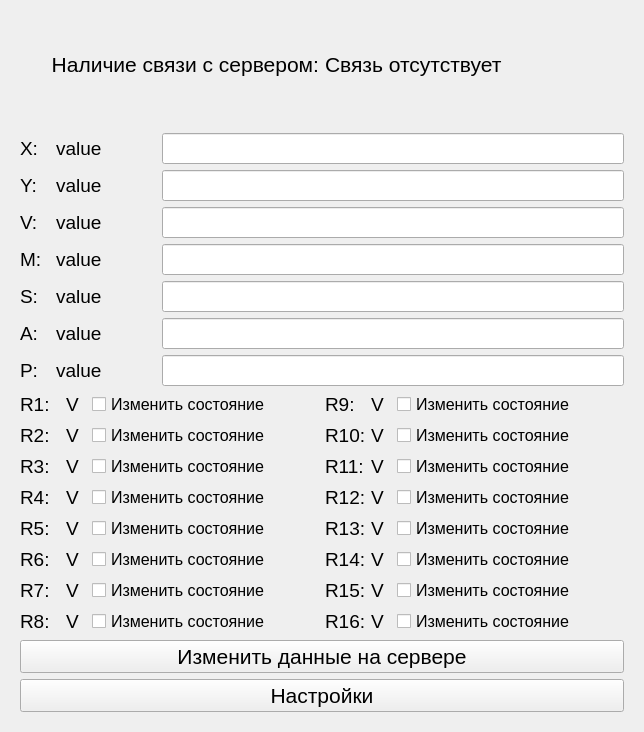
<?xml version="1.0" encoding="UTF-8"?>
<ui version="4.0">
 <class>ClientWidget</class>
 <widget class="QWidget" name="ClientWidget">
  <property name="geometry">
   <rect>
    <x>0</x>
    <y>0</y>
    <width>644</width>
    <height>732</height>
   </rect>
  </property>
  <property name="windowTitle">
   <string>Form</string>
  </property>
  <layout class="QVBoxLayout" name="verticalLayout">
   <item>
    <layout class="QHBoxLayout" name="horizontalLayout">
     <item>
      <widget class="QLabel" name="connection_header">
       <property name="font">
        <font>
         <pointsize>16</pointsize>
        </font>
       </property>
       <property name="text">
        <string>Наличие связи с сервером:</string>
       </property>
       <property name="alignment">
        <set>Qt::AlignRight|Qt::AlignTrailing|Qt::AlignVCenter</set>
       </property>
      </widget>
     </item>
     <item>
      <widget class="QLabel" name="connection_label">
       <property name="font">
        <font>
         <pointsize>16</pointsize>
        </font>
       </property>
       <property name="text">
        <string>Связь отсутствует</string>
       </property>
      </widget>
     </item>
    </layout>
   </item>
   <item>
    <widget class="QWidget" name="clientWidget" native="true">
     <layout class="QVBoxLayout" name="verticalLayout_3">
      <item>
       <layout class="QVBoxLayout" name="control_layout">
        <item>
         <layout class="QVBoxLayout" name="values_layout">
          <item>
           <layout class="QHBoxLayout" name="x_value_layout">
            <item>
             <widget class="QLabel" name="x_label">
              <property name="minimumSize">
               <size>
                <width>30</width>
                <height>0</height>
               </size>
              </property>
              <property name="font">
               <font>
                <pointsize>14</pointsize>
               </font>
              </property>
              <property name="text">
               <string>X:</string>
              </property>
             </widget>
            </item>
            <item>
             <widget class="QLabel" name="x_value_label">
              <property name="minimumSize">
               <size>
                <width>100</width>
                <height>0</height>
               </size>
              </property>
              <property name="font">
               <font>
                <pointsize>14</pointsize>
               </font>
              </property>
              <property name="text">
               <string>value</string>
              </property>
             </widget>
            </item>
            <item>
             <widget class="QLineEdit" name="x_value_edit">
              <property name="font">
               <font>
                <pointsize>14</pointsize>
               </font>
              </property>
             </widget>
            </item>
           </layout>
          </item>
          <item>
           <layout class="QHBoxLayout" name="y_value_layout">
            <item>
             <widget class="QLabel" name="y_label">
              <property name="minimumSize">
               <size>
                <width>30</width>
                <height>0</height>
               </size>
              </property>
              <property name="font">
               <font>
                <pointsize>14</pointsize>
               </font>
              </property>
              <property name="text">
               <string>Y:</string>
              </property>
             </widget>
            </item>
            <item>
             <widget class="QLabel" name="y_value_label">
              <property name="minimumSize">
               <size>
                <width>100</width>
                <height>0</height>
               </size>
              </property>
              <property name="font">
               <font>
                <pointsize>14</pointsize>
               </font>
              </property>
              <property name="text">
               <string>value</string>
              </property>
             </widget>
            </item>
            <item>
             <widget class="QLineEdit" name="y_value_edit">
              <property name="font">
               <font>
                <pointsize>14</pointsize>
               </font>
              </property>
             </widget>
            </item>
           </layout>
          </item>
          <item>
           <layout class="QHBoxLayout" name="v_value_layout">
            <item>
             <widget class="QLabel" name="v_label">
              <property name="minimumSize">
               <size>
                <width>30</width>
                <height>0</height>
               </size>
              </property>
              <property name="font">
               <font>
                <pointsize>14</pointsize>
               </font>
              </property>
              <property name="text">
               <string>V:</string>
              </property>
             </widget>
            </item>
            <item>
             <widget class="QLabel" name="v_value_label">
              <property name="minimumSize">
               <size>
                <width>100</width>
                <height>0</height>
               </size>
              </property>
              <property name="font">
               <font>
                <pointsize>14</pointsize>
               </font>
              </property>
              <property name="text">
               <string>value</string>
              </property>
             </widget>
            </item>
            <item>
             <widget class="QLineEdit" name="v_value_edit">
              <property name="font">
               <font>
                <pointsize>14</pointsize>
               </font>
              </property>
             </widget>
            </item>
           </layout>
          </item>
          <item>
           <layout class="QHBoxLayout" name="m_value_layout">
            <item>
             <widget class="QLabel" name="m_label">
              <property name="minimumSize">
               <size>
                <width>30</width>
                <height>0</height>
               </size>
              </property>
              <property name="font">
               <font>
                <pointsize>14</pointsize>
               </font>
              </property>
              <property name="text">
               <string>M:</string>
              </property>
             </widget>
            </item>
            <item>
             <widget class="QLabel" name="m_value_label">
              <property name="minimumSize">
               <size>
                <width>100</width>
                <height>0</height>
               </size>
              </property>
              <property name="font">
               <font>
                <pointsize>14</pointsize>
               </font>
              </property>
              <property name="text">
               <string>value</string>
              </property>
             </widget>
            </item>
            <item>
             <widget class="QLineEdit" name="m_value_edit">
              <property name="font">
               <font>
                <pointsize>14</pointsize>
               </font>
              </property>
             </widget>
            </item>
           </layout>
          </item>
          <item>
           <layout class="QHBoxLayout" name="s_value_layout">
            <item>
             <widget class="QLabel" name="s_label">
              <property name="minimumSize">
               <size>
                <width>30</width>
                <height>0</height>
               </size>
              </property>
              <property name="font">
               <font>
                <pointsize>14</pointsize>
               </font>
              </property>
              <property name="text">
               <string>S:</string>
              </property>
             </widget>
            </item>
            <item>
             <widget class="QLabel" name="s_value_label">
              <property name="minimumSize">
               <size>
                <width>100</width>
                <height>0</height>
               </size>
              </property>
              <property name="font">
               <font>
                <pointsize>14</pointsize>
               </font>
              </property>
              <property name="text">
               <string>value</string>
              </property>
             </widget>
            </item>
            <item>
             <widget class="QLineEdit" name="s_value_edit">
              <property name="font">
               <font>
                <pointsize>14</pointsize>
               </font>
              </property>
             </widget>
            </item>
           </layout>
          </item>
          <item>
           <layout class="QHBoxLayout" name="a_value_layout">
            <item>
             <widget class="QLabel" name="a_label">
              <property name="minimumSize">
               <size>
                <width>30</width>
                <height>0</height>
               </size>
              </property>
              <property name="font">
               <font>
                <pointsize>14</pointsize>
               </font>
              </property>
              <property name="text">
               <string>A:</string>
              </property>
             </widget>
            </item>
            <item>
             <widget class="QLabel" name="a_value_label">
              <property name="minimumSize">
               <size>
                <width>100</width>
                <height>0</height>
               </size>
              </property>
              <property name="font">
               <font>
                <pointsize>14</pointsize>
               </font>
              </property>
              <property name="text">
               <string>value</string>
              </property>
             </widget>
            </item>
            <item>
             <widget class="QLineEdit" name="a_value_edit">
              <property name="font">
               <font>
                <pointsize>14</pointsize>
               </font>
              </property>
             </widget>
            </item>
           </layout>
          </item>
          <item>
           <layout class="QHBoxLayout" name="p_value_layout">
            <item>
             <widget class="QLabel" name="p_label">
              <property name="minimumSize">
               <size>
                <width>30</width>
                <height>0</height>
               </size>
              </property>
              <property name="font">
               <font>
                <pointsize>14</pointsize>
               </font>
              </property>
              <property name="text">
               <string>P:</string>
              </property>
             </widget>
            </item>
            <item>
             <widget class="QLabel" name="p_value_label">
              <property name="minimumSize">
               <size>
                <width>100</width>
                <height>0</height>
               </size>
              </property>
              <property name="font">
               <font>
                <pointsize>14</pointsize>
               </font>
              </property>
              <property name="text">
               <string>value</string>
              </property>
             </widget>
            </item>
            <item>
             <widget class="QLineEdit" name="p_value_edit">
              <property name="font">
               <font>
                <pointsize>14</pointsize>
               </font>
              </property>
             </widget>
            </item>
           </layout>
          </item>
         </layout>
        </item>
        <item>
         <layout class="QHBoxLayout" name="R_layout">
          <item>
           <layout class="QVBoxLayout" name="R1_R8_layout">
            <item>
             <layout class="QHBoxLayout" name="R1_layout">
              <item>
               <widget class="QLabel" name="R1_label">
                <property name="minimumSize">
                 <size>
                  <width>40</width>
                  <height>0</height>
                 </size>
                </property>
                <property name="maximumSize">
                 <size>
                  <width>40</width>
                  <height>16777215</height>
                 </size>
                </property>
                <property name="font">
                 <font>
                  <pointsize>14</pointsize>
                 </font>
                </property>
                <property name="text">
                 <string>R1:</string>
                </property>
               </widget>
              </item>
              <item>
               <widget class="QLabel" name="R1_val_label">
                <property name="minimumSize">
                 <size>
                  <width>20</width>
                  <height>0</height>
                 </size>
                </property>
                <property name="maximumSize">
                 <size>
                  <width>20</width>
                  <height>16777215</height>
                 </size>
                </property>
                <property name="font">
                 <font>
                  <pointsize>14</pointsize>
                 </font>
                </property>
                <property name="text">
                 <string>V</string>
                </property>
               </widget>
              </item>
              <item>
               <widget class="QCheckBox" name="R1_val_checkbox">
                <property name="font">
                 <font>
                  <pointsize>12</pointsize>
                 </font>
                </property>
                <property name="text">
                 <string>Изменить состояние</string>
                </property>
               </widget>
              </item>
             </layout>
            </item>
            <item>
             <layout class="QHBoxLayout" name="R2_layout">
              <item>
               <widget class="QLabel" name="R2_label">
                <property name="minimumSize">
                 <size>
                  <width>40</width>
                  <height>0</height>
                 </size>
                </property>
                <property name="maximumSize">
                 <size>
                  <width>40</width>
                  <height>16777215</height>
                 </size>
                </property>
                <property name="font">
                 <font>
                  <pointsize>14</pointsize>
                 </font>
                </property>
                <property name="text">
                 <string>R2:</string>
                </property>
               </widget>
              </item>
              <item>
               <widget class="QLabel" name="R2_val_label">
                <property name="minimumSize">
                 <size>
                  <width>20</width>
                  <height>0</height>
                 </size>
                </property>
                <property name="maximumSize">
                 <size>
                  <width>20</width>
                  <height>16777215</height>
                 </size>
                </property>
                <property name="font">
                 <font>
                  <pointsize>14</pointsize>
                 </font>
                </property>
                <property name="text">
                 <string>V</string>
                </property>
               </widget>
              </item>
              <item>
               <widget class="QCheckBox" name="R2_val_checkbox">
                <property name="font">
                 <font>
                  <pointsize>12</pointsize>
                 </font>
                </property>
                <property name="text">
                 <string>Изменить состояние</string>
                </property>
               </widget>
              </item>
             </layout>
            </item>
            <item>
             <layout class="QHBoxLayout" name="R3_layout">
              <item>
               <widget class="QLabel" name="R3_label">
                <property name="minimumSize">
                 <size>
                  <width>40</width>
                  <height>0</height>
                 </size>
                </property>
                <property name="maximumSize">
                 <size>
                  <width>40</width>
                  <height>16777215</height>
                 </size>
                </property>
                <property name="font">
                 <font>
                  <pointsize>14</pointsize>
                 </font>
                </property>
                <property name="text">
                 <string>R3:</string>
                </property>
               </widget>
              </item>
              <item>
               <widget class="QLabel" name="R3_val_label">
                <property name="minimumSize">
                 <size>
                  <width>20</width>
                  <height>0</height>
                 </size>
                </property>
                <property name="maximumSize">
                 <size>
                  <width>20</width>
                  <height>16777215</height>
                 </size>
                </property>
                <property name="font">
                 <font>
                  <pointsize>14</pointsize>
                 </font>
                </property>
                <property name="text">
                 <string>V</string>
                </property>
               </widget>
              </item>
              <item>
               <widget class="QCheckBox" name="R3_val_checkbox">
                <property name="font">
                 <font>
                  <pointsize>12</pointsize>
                 </font>
                </property>
                <property name="text">
                 <string>Изменить состояние</string>
                </property>
               </widget>
              </item>
             </layout>
            </item>
            <item>
             <layout class="QHBoxLayout" name="R4_layout">
              <item>
               <widget class="QLabel" name="R4_label">
                <property name="minimumSize">
                 <size>
                  <width>40</width>
                  <height>0</height>
                 </size>
                </property>
                <property name="maximumSize">
                 <size>
                  <width>40</width>
                  <height>16777215</height>
                 </size>
                </property>
                <property name="font">
                 <font>
                  <pointsize>14</pointsize>
                 </font>
                </property>
                <property name="text">
                 <string>R4:</string>
                </property>
               </widget>
              </item>
              <item>
               <widget class="QLabel" name="R4_val_label">
                <property name="minimumSize">
                 <size>
                  <width>20</width>
                  <height>0</height>
                 </size>
                </property>
                <property name="maximumSize">
                 <size>
                  <width>20</width>
                  <height>16777215</height>
                 </size>
                </property>
                <property name="font">
                 <font>
                  <pointsize>14</pointsize>
                 </font>
                </property>
                <property name="text">
                 <string>V</string>
                </property>
               </widget>
              </item>
              <item>
               <widget class="QCheckBox" name="R4_val_checkbox">
                <property name="font">
                 <font>
                  <pointsize>12</pointsize>
                 </font>
                </property>
                <property name="text">
                 <string>Изменить состояние</string>
                </property>
               </widget>
              </item>
             </layout>
            </item>
            <item>
             <layout class="QHBoxLayout" name="R5_layout">
              <item>
               <widget class="QLabel" name="R5_label">
                <property name="minimumSize">
                 <size>
                  <width>40</width>
                  <height>0</height>
                 </size>
                </property>
                <property name="maximumSize">
                 <size>
                  <width>40</width>
                  <height>16777215</height>
                 </size>
                </property>
                <property name="font">
                 <font>
                  <pointsize>14</pointsize>
                 </font>
                </property>
                <property name="text">
                 <string>R5:</string>
                </property>
               </widget>
              </item>
              <item>
               <widget class="QLabel" name="R5_val_label">
                <property name="minimumSize">
                 <size>
                  <width>20</width>
                  <height>0</height>
                 </size>
                </property>
                <property name="maximumSize">
                 <size>
                  <width>20</width>
                  <height>16777215</height>
                 </size>
                </property>
                <property name="font">
                 <font>
                  <pointsize>14</pointsize>
                 </font>
                </property>
                <property name="text">
                 <string>V</string>
                </property>
               </widget>
              </item>
              <item>
               <widget class="QCheckBox" name="R5_val_checkbox">
                <property name="font">
                 <font>
                  <pointsize>12</pointsize>
                 </font>
                </property>
                <property name="text">
                 <string>Изменить состояние</string>
                </property>
               </widget>
              </item>
             </layout>
            </item>
            <item>
             <layout class="QHBoxLayout" name="R6_layout">
              <item>
               <widget class="QLabel" name="R6_label">
                <property name="minimumSize">
                 <size>
                  <width>40</width>
                  <height>0</height>
                 </size>
                </property>
                <property name="maximumSize">
                 <size>
                  <width>40</width>
                  <height>16777215</height>
                 </size>
                </property>
                <property name="font">
                 <font>
                  <pointsize>14</pointsize>
                 </font>
                </property>
                <property name="text">
                 <string>R6:</string>
                </property>
               </widget>
              </item>
              <item>
               <widget class="QLabel" name="R6_val_label">
                <property name="minimumSize">
                 <size>
                  <width>20</width>
                  <height>0</height>
                 </size>
                </property>
                <property name="maximumSize">
                 <size>
                  <width>20</width>
                  <height>16777215</height>
                 </size>
                </property>
                <property name="font">
                 <font>
                  <pointsize>14</pointsize>
                 </font>
                </property>
                <property name="text">
                 <string>V</string>
                </property>
               </widget>
              </item>
              <item>
               <widget class="QCheckBox" name="R6_val_checkbox">
                <property name="font">
                 <font>
                  <pointsize>12</pointsize>
                 </font>
                </property>
                <property name="text">
                 <string>Изменить состояние</string>
                </property>
               </widget>
              </item>
             </layout>
            </item>
            <item>
             <layout class="QHBoxLayout" name="R7_layout">
              <item>
               <widget class="QLabel" name="R7_label">
                <property name="minimumSize">
                 <size>
                  <width>40</width>
                  <height>0</height>
                 </size>
                </property>
                <property name="maximumSize">
                 <size>
                  <width>40</width>
                  <height>16777215</height>
                 </size>
                </property>
                <property name="font">
                 <font>
                  <pointsize>14</pointsize>
                 </font>
                </property>
                <property name="text">
                 <string>R7:</string>
                </property>
               </widget>
              </item>
              <item>
               <widget class="QLabel" name="R7_val_label">
                <property name="minimumSize">
                 <size>
                  <width>20</width>
                  <height>0</height>
                 </size>
                </property>
                <property name="maximumSize">
                 <size>
                  <width>20</width>
                  <height>16777215</height>
                 </size>
                </property>
                <property name="font">
                 <font>
                  <pointsize>14</pointsize>
                 </font>
                </property>
                <property name="text">
                 <string>V</string>
                </property>
               </widget>
              </item>
              <item>
               <widget class="QCheckBox" name="R7_val_checkbox">
                <property name="font">
                 <font>
                  <pointsize>12</pointsize>
                 </font>
                </property>
                <property name="text">
                 <string>Изменить состояние</string>
                </property>
               </widget>
              </item>
             </layout>
            </item>
            <item>
             <layout class="QHBoxLayout" name="R8_layout">
              <item>
               <widget class="QLabel" name="R8_label">
                <property name="minimumSize">
                 <size>
                  <width>40</width>
                  <height>0</height>
                 </size>
                </property>
                <property name="maximumSize">
                 <size>
                  <width>40</width>
                  <height>16777215</height>
                 </size>
                </property>
                <property name="font">
                 <font>
                  <pointsize>14</pointsize>
                 </font>
                </property>
                <property name="text">
                 <string>R8:</string>
                </property>
               </widget>
              </item>
              <item>
               <widget class="QLabel" name="R8_val_label">
                <property name="minimumSize">
                 <size>
                  <width>20</width>
                  <height>0</height>
                 </size>
                </property>
                <property name="maximumSize">
                 <size>
                  <width>20</width>
                  <height>16777215</height>
                 </size>
                </property>
                <property name="font">
                 <font>
                  <pointsize>14</pointsize>
                 </font>
                </property>
                <property name="text">
                 <string>V</string>
                </property>
               </widget>
              </item>
              <item>
               <widget class="QCheckBox" name="R8_val_checkbox">
                <property name="font">
                 <font>
                  <pointsize>12</pointsize>
                 </font>
                </property>
                <property name="text">
                 <string>Изменить состояние</string>
                </property>
               </widget>
              </item>
             </layout>
            </item>
           </layout>
          </item>
          <item>
           <layout class="QVBoxLayout" name="R9_R16_layout">
            <item>
             <layout class="QHBoxLayout" name="R9_layout">
              <item>
               <widget class="QLabel" name="R9_label">
                <property name="minimumSize">
                 <size>
                  <width>40</width>
                  <height>0</height>
                 </size>
                </property>
                <property name="maximumSize">
                 <size>
                  <width>40</width>
                  <height>16777215</height>
                 </size>
                </property>
                <property name="font">
                 <font>
                  <pointsize>14</pointsize>
                 </font>
                </property>
                <property name="text">
                 <string>R9:</string>
                </property>
               </widget>
              </item>
              <item>
               <widget class="QLabel" name="R9_val_label">
                <property name="minimumSize">
                 <size>
                  <width>20</width>
                  <height>0</height>
                 </size>
                </property>
                <property name="maximumSize">
                 <size>
                  <width>20</width>
                  <height>16777215</height>
                 </size>
                </property>
                <property name="font">
                 <font>
                  <pointsize>14</pointsize>
                 </font>
                </property>
                <property name="text">
                 <string>V</string>
                </property>
               </widget>
              </item>
              <item>
               <widget class="QCheckBox" name="R9_val_checkbox">
                <property name="font">
                 <font>
                  <pointsize>12</pointsize>
                 </font>
                </property>
                <property name="text">
                 <string>Изменить состояние</string>
                </property>
               </widget>
              </item>
             </layout>
            </item>
            <item>
             <layout class="QHBoxLayout" name="R10_layout">
              <item>
               <widget class="QLabel" name="R10_label">
                <property name="minimumSize">
                 <size>
                  <width>40</width>
                  <height>0</height>
                 </size>
                </property>
                <property name="maximumSize">
                 <size>
                  <width>40</width>
                  <height>16777215</height>
                 </size>
                </property>
                <property name="font">
                 <font>
                  <pointsize>14</pointsize>
                 </font>
                </property>
                <property name="text">
                 <string>R10:</string>
                </property>
               </widget>
              </item>
              <item>
               <widget class="QLabel" name="R10_val_label">
                <property name="minimumSize">
                 <size>
                  <width>20</width>
                  <height>0</height>
                 </size>
                </property>
                <property name="maximumSize">
                 <size>
                  <width>20</width>
                  <height>16777215</height>
                 </size>
                </property>
                <property name="font">
                 <font>
                  <pointsize>14</pointsize>
                 </font>
                </property>
                <property name="text">
                 <string>V</string>
                </property>
               </widget>
              </item>
              <item>
               <widget class="QCheckBox" name="R10_val_checkbox">
                <property name="font">
                 <font>
                  <pointsize>12</pointsize>
                 </font>
                </property>
                <property name="text">
                 <string>Изменить состояние</string>
                </property>
               </widget>
              </item>
             </layout>
            </item>
            <item>
             <layout class="QHBoxLayout" name="R11_layout">
              <item>
               <widget class="QLabel" name="R11_label">
                <property name="minimumSize">
                 <size>
                  <width>40</width>
                  <height>0</height>
                 </size>
                </property>
                <property name="maximumSize">
                 <size>
                  <width>40</width>
                  <height>16777215</height>
                 </size>
                </property>
                <property name="font">
                 <font>
                  <pointsize>14</pointsize>
                 </font>
                </property>
                <property name="text">
                 <string>R11:</string>
                </property>
               </widget>
              </item>
              <item>
               <widget class="QLabel" name="R11_val_label">
                <property name="minimumSize">
                 <size>
                  <width>20</width>
                  <height>0</height>
                 </size>
                </property>
                <property name="maximumSize">
                 <size>
                  <width>20</width>
                  <height>16777215</height>
                 </size>
                </property>
                <property name="font">
                 <font>
                  <pointsize>14</pointsize>
                 </font>
                </property>
                <property name="text">
                 <string>V</string>
                </property>
               </widget>
              </item>
              <item>
               <widget class="QCheckBox" name="R11_val_checkbox">
                <property name="font">
                 <font>
                  <pointsize>12</pointsize>
                 </font>
                </property>
                <property name="text">
                 <string>Изменить состояние</string>
                </property>
               </widget>
              </item>
             </layout>
            </item>
            <item>
             <layout class="QHBoxLayout" name="R12_layout">
              <item>
               <widget class="QLabel" name="R12_label">
                <property name="minimumSize">
                 <size>
                  <width>40</width>
                  <height>0</height>
                 </size>
                </property>
                <property name="maximumSize">
                 <size>
                  <width>40</width>
                  <height>16777215</height>
                 </size>
                </property>
                <property name="font">
                 <font>
                  <pointsize>14</pointsize>
                 </font>
                </property>
                <property name="text">
                 <string>R12:</string>
                </property>
               </widget>
              </item>
              <item>
               <widget class="QLabel" name="R12_val_label">
                <property name="minimumSize">
                 <size>
                  <width>20</width>
                  <height>0</height>
                 </size>
                </property>
                <property name="maximumSize">
                 <size>
                  <width>20</width>
                  <height>16777215</height>
                 </size>
                </property>
                <property name="font">
                 <font>
                  <pointsize>14</pointsize>
                 </font>
                </property>
                <property name="text">
                 <string>V</string>
                </property>
               </widget>
              </item>
              <item>
               <widget class="QCheckBox" name="R12_val_checkbox">
                <property name="font">
                 <font>
                  <pointsize>12</pointsize>
                 </font>
                </property>
                <property name="text">
                 <string>Изменить состояние</string>
                </property>
               </widget>
              </item>
             </layout>
            </item>
            <item>
             <layout class="QHBoxLayout" name="R13_layout">
              <item>
               <widget class="QLabel" name="R13_label">
                <property name="minimumSize">
                 <size>
                  <width>40</width>
                  <height>0</height>
                 </size>
                </property>
                <property name="maximumSize">
                 <size>
                  <width>40</width>
                  <height>16777215</height>
                 </size>
                </property>
                <property name="font">
                 <font>
                  <pointsize>14</pointsize>
                 </font>
                </property>
                <property name="text">
                 <string>R13:</string>
                </property>
               </widget>
              </item>
              <item>
               <widget class="QLabel" name="R13_val_label">
                <property name="minimumSize">
                 <size>
                  <width>20</width>
                  <height>0</height>
                 </size>
                </property>
                <property name="maximumSize">
                 <size>
                  <width>20</width>
                  <height>16777215</height>
                 </size>
                </property>
                <property name="font">
                 <font>
                  <pointsize>14</pointsize>
                 </font>
                </property>
                <property name="text">
                 <string>V</string>
                </property>
               </widget>
              </item>
              <item>
               <widget class="QCheckBox" name="R13_val_checkbox">
                <property name="font">
                 <font>
                  <pointsize>12</pointsize>
                 </font>
                </property>
                <property name="text">
                 <string>Изменить состояние</string>
                </property>
               </widget>
              </item>
             </layout>
            </item>
            <item>
             <layout class="QHBoxLayout" name="R14_layout">
              <item>
               <widget class="QLabel" name="R14_label">
                <property name="minimumSize">
                 <size>
                  <width>40</width>
                  <height>0</height>
                 </size>
                </property>
                <property name="maximumSize">
                 <size>
                  <width>40</width>
                  <height>16777215</height>
                 </size>
                </property>
                <property name="font">
                 <font>
                  <pointsize>14</pointsize>
                 </font>
                </property>
                <property name="text">
                 <string>R14:</string>
                </property>
               </widget>
              </item>
              <item>
               <widget class="QLabel" name="R14_val_label">
                <property name="minimumSize">
                 <size>
                  <width>20</width>
                  <height>0</height>
                 </size>
                </property>
                <property name="maximumSize">
                 <size>
                  <width>20</width>
                  <height>16777215</height>
                 </size>
                </property>
                <property name="font">
                 <font>
                  <pointsize>14</pointsize>
                 </font>
                </property>
                <property name="text">
                 <string>V</string>
                </property>
               </widget>
              </item>
              <item>
               <widget class="QCheckBox" name="R14_val_checkbox">
                <property name="font">
                 <font>
                  <pointsize>12</pointsize>
                 </font>
                </property>
                <property name="text">
                 <string>Изменить состояние</string>
                </property>
               </widget>
              </item>
             </layout>
            </item>
            <item>
             <layout class="QHBoxLayout" name="R15_layout">
              <item>
               <widget class="QLabel" name="R15_label">
                <property name="minimumSize">
                 <size>
                  <width>40</width>
                  <height>0</height>
                 </size>
                </property>
                <property name="maximumSize">
                 <size>
                  <width>40</width>
                  <height>16777215</height>
                 </size>
                </property>
                <property name="font">
                 <font>
                  <pointsize>14</pointsize>
                 </font>
                </property>
                <property name="text">
                 <string>R15:</string>
                </property>
               </widget>
              </item>
              <item>
               <widget class="QLabel" name="R15_val_label">
                <property name="minimumSize">
                 <size>
                  <width>20</width>
                  <height>0</height>
                 </size>
                </property>
                <property name="maximumSize">
                 <size>
                  <width>20</width>
                  <height>16777215</height>
                 </size>
                </property>
                <property name="font">
                 <font>
                  <pointsize>14</pointsize>
                 </font>
                </property>
                <property name="text">
                 <string>V</string>
                </property>
               </widget>
              </item>
              <item>
               <widget class="QCheckBox" name="R15_val_checkbox">
                <property name="font">
                 <font>
                  <pointsize>12</pointsize>
                 </font>
                </property>
                <property name="text">
                 <string>Изменить состояние</string>
                </property>
               </widget>
              </item>
             </layout>
            </item>
            <item>
             <layout class="QHBoxLayout" name="R16_layout">
              <item>
               <widget class="QLabel" name="R16_label">
                <property name="minimumSize">
                 <size>
                  <width>40</width>
                  <height>0</height>
                 </size>
                </property>
                <property name="maximumSize">
                 <size>
                  <width>40</width>
                  <height>16777215</height>
                 </size>
                </property>
                <property name="font">
                 <font>
                  <pointsize>14</pointsize>
                 </font>
                </property>
                <property name="text">
                 <string>R16:</string>
                </property>
               </widget>
              </item>
              <item>
               <widget class="QLabel" name="R16_val_label">
                <property name="minimumSize">
                 <size>
                  <width>20</width>
                  <height>0</height>
                 </size>
                </property>
                <property name="maximumSize">
                 <size>
                  <width>20</width>
                  <height>16777215</height>
                 </size>
                </property>
                <property name="font">
                 <font>
                  <pointsize>14</pointsize>
                 </font>
                </property>
                <property name="text">
                 <string>V</string>
                </property>
               </widget>
              </item>
              <item>
               <widget class="QCheckBox" name="R16_val_checkbox">
                <property name="font">
                 <font>
                  <pointsize>12</pointsize>
                 </font>
                </property>
                <property name="text">
                 <string>Изменить состояние</string>
                </property>
               </widget>
              </item>
             </layout>
            </item>
           </layout>
          </item>
         </layout>
        </item>
       </layout>
      </item>
      <item>
       <widget class="QPushButton" name="writeBtn">
        <property name="font">
         <font>
          <pointsize>16</pointsize>
         </font>
        </property>
        <property name="text">
         <string>Изменить данные на сервере</string>
        </property>
       </widget>
      </item>
      <item>
       <widget class="QPushButton" name="settingsBtn">
        <property name="font">
         <font>
          <pointsize>16</pointsize>
         </font>
        </property>
        <property name="text">
         <string>Настройки</string>
        </property>
       </widget>
      </item>
     </layout>
    </widget>
   </item>
  </layout>
 </widget>
 <resources/>
 <connections/>
</ui>
